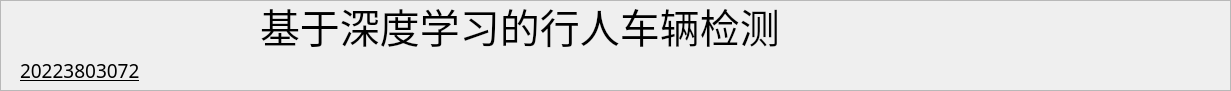
   <widget class="QFrame" name="frame_5">
    <property name="geometry">
     <rect>
      <x>10</x>
      <y>10</y>
      <width>1231</width>
      <height>91</height>
     </rect>
    </property>
    <property name="frameShape">
     <enum>QFrame::StyledPanel</enum>
    </property>
    <property name="frameShadow">
     <enum>QFrame::Raised</enum>
    </property>
    <widget class="QLabel" name="label_3">
     <property name="geometry">
      <rect>
       <x>260</x>
       <y>0</y>
       <width>811</width>
       <height>51</height>
      </rect>
     </property>
     <property name="font">
      <font>
       <family>华文楷体</family>
       <pointsize>30</pointsize>
      </font>
     </property>
     <property name="text">
      <string>基于深度学习的行人车辆检测</string>
     </property>
    </widget>
    <widget class="QLabel" name="label_2">
     <property name="geometry">
      <rect>
       <x>20</x>
       <y>60</y>
       <width>311</width>
       <height>21</height>
      </rect>
     </property>
     <property name="font">
      <font>
       <family>华文楷体</family>
       <pointsize>14</pointsize>
       <underline>true</underline>
      </font>
     </property>
     <property name="text">
      <string>20223803072</string>
     </property>
    </widget>
    <widget class="QLabel" name="label_12">
     <property name="geometry">
      <rect>
       <x>1070</x>
       <y>60</y>
       <width>131</width>
       <height>21</height>
      </rect>
     </property>
     <property name="font">
      <font>
       <family>华文楷体</family>
       <pointsize>14</pointsize>
       <underline>true</underline>
      </font>
     </property>
     <property name="text">
      
     </property>
    </widget>
   </widget>
